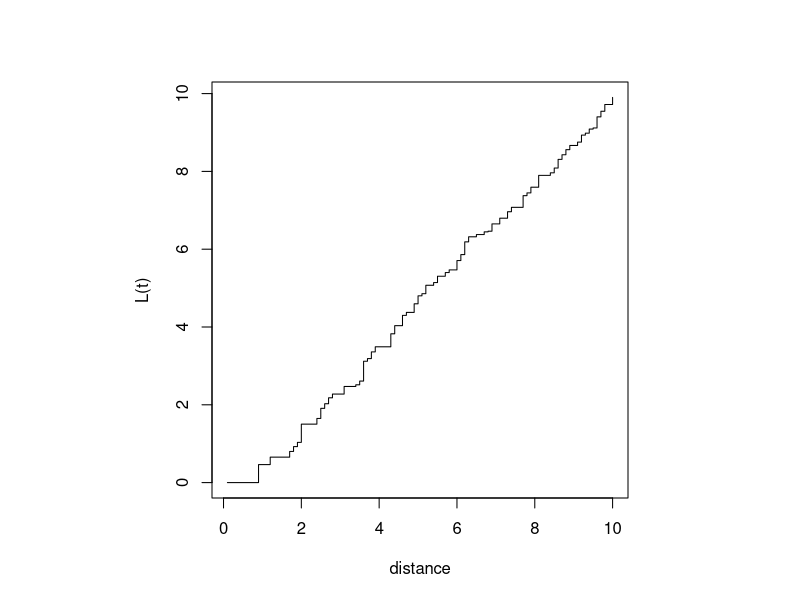

Write R code to recreate this figure.
library(spatial)


### Name: Kfn
### Title: Compute K-fn of a Point Pattern
### Aliases: Kfn
### Keywords: spatial

### ** Examples

towns <- ppinit("towns.dat")
par(pty="s")
plot(Kfn(towns, 10), type="s", xlab="distance", ylab="L(t)")
